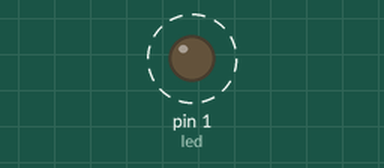
Recording of a sketch running on a simulated Arduino Uno, built with avr-gcc and run on an emulated ATmega328P. On the bench: output pins drawn as LEDs (lit = HIGH). Dashed ring = blinking.

Above: at 0.2 s.
Timing chart, 0 to 3.0 s (numbered marks = the images above):
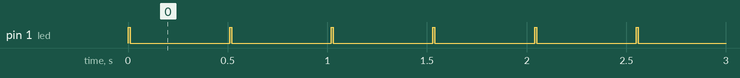

The sketch:

Blink_Gemma.ino
```cpp
int led = 1;

void setup() {
  pinMode(led, OUTPUT);
}

void loop() {
  digitalWrite(led, HIGH);
  delay(10);
  digitalWrite(led, LOW);
  delay(500);
}
```

Measured:
- by itself, pin 1 (led): alternates HIGH for 0.01 s and LOW for 0.50 s
